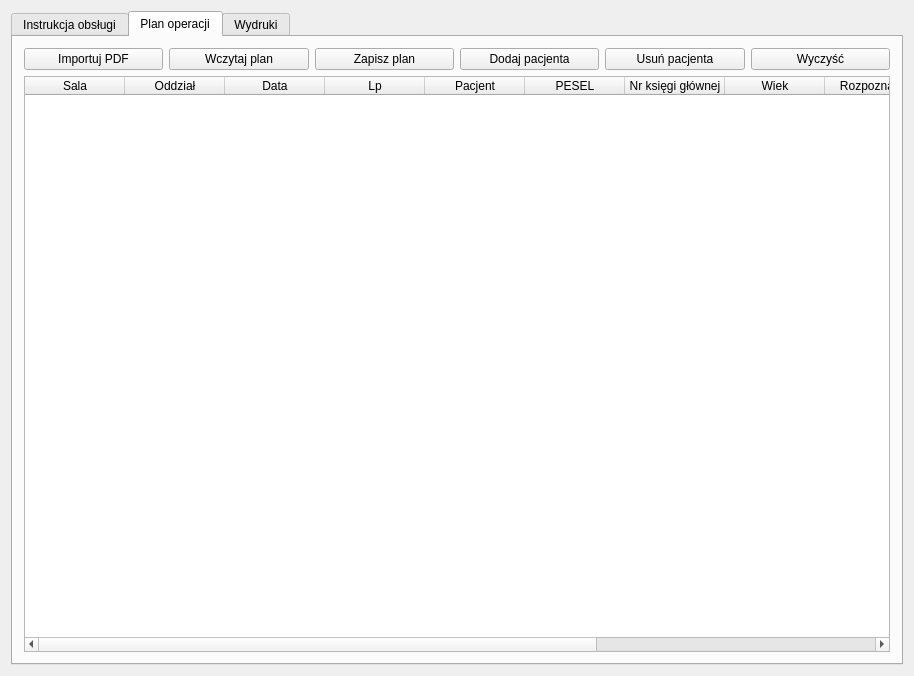
<?xml version="1.0" encoding="UTF-8"?>
<ui version="4.0">
 <class>MainWindow</class>
 <widget class="QMainWindow" name="MainWindow">
  <property name="geometry">
   <rect>
    <x>0</x>
    <y>0</y>
    <width>914</width>
    <height>676</height>
   </rect>
  </property>
  <property name="windowTitle">
   <string>PlanOp2XLS</string>
  </property>
  <widget class="QWidget" name="centralWidget">
   <layout class="QHBoxLayout" name="horizontalLayout">
    <item>
     <widget class="QTabWidget" name="tabWidget">
      <property name="tabPosition">
       <enum>QTabWidget::North</enum>
      </property>
      <property name="tabShape">
       <enum>QTabWidget::Rounded</enum>
      </property>
      <property name="currentIndex">
       <number>1</number>
      </property>
      <widget class="QWidget" name="tab_4">
       <attribute name="title">
        <string>Instrukcja obsługi</string>
       </attribute>
       <layout class="QGridLayout" name="gridLayout">
        <item row="0" column="0">
         <widget class="QTextBrowser" name="witajBrowser">
          <property name="html">
           <string>&lt;!DOCTYPE HTML PUBLIC &quot;-//W3C//DTD HTML 4.0//EN&quot; &quot;http://www.w3.org/TR/REC-html40/strict.dtd&quot;&gt;
&lt;html&gt;&lt;head&gt;&lt;meta name=&quot;qrichtext&quot; content=&quot;1&quot; /&gt;&lt;style type=&quot;text/css&quot;&gt;
p, li { white-space: pre-wrap; }
&lt;/style&gt;&lt;/head&gt;&lt;body style=&quot; font-family:'.SF NS Text'; font-size:13pt; font-weight:400; font-style:normal;&quot;&gt;
&lt;p style=&quot; margin-top:0px; margin-bottom:0px; margin-left:0px; margin-right:0px; -qt-block-indent:0; text-indent:0px;&quot;&gt;&lt;span style=&quot; font-size:18pt; font-weight:600;&quot;&gt;Instrukcja obsługi&lt;/span&gt;&lt;/p&gt;
&lt;p style=&quot;-qt-paragraph-type:empty; margin-top:0px; margin-bottom:0px; margin-left:0px; margin-right:0px; -qt-block-indent:0; text-indent:0px; font-size:18pt; font-weight:600;&quot;&gt;&lt;br /&gt;&lt;/p&gt;
&lt;p style=&quot; margin-top:0px; margin-bottom:0px; margin-left:0px; margin-right:0px; -qt-block-indent:0; text-indent:0px;&quot;&gt;Korzystasz z oprogramowania &lt;a href=&quot;https://github.com/mpasternak/amms-planop2xls&quot;&gt;&lt;span style=&quot; text-decoration: underline; color:#0000ff;&quot;&gt;AMMS-Planop2XLS&lt;/span&gt;&lt;/a&gt; wersja 0.7.1. &lt;/p&gt;
&lt;p style=&quot;-qt-paragraph-type:empty; margin-top:0px; margin-bottom:0px; margin-left:0px; margin-right:0px; -qt-block-indent:0; text-indent:0px;&quot;&gt;&lt;br /&gt;&lt;/p&gt;
&lt;p style=&quot; margin-top:0px; margin-bottom:0px; margin-left:0px; margin-right:0px; -qt-block-indent:0; text-indent:0px;&quot;&gt;Niniejsze oprogramowanie dystrybuowane jest na zasadach &lt;a href=&quot;https://pl.wikipedia.org/wiki/Licencja_MIT&quot;&gt;&lt;span style=&quot; text-decoration: underline; color:#0000ff;&quot;&gt;otwartoźródłowej licencji MIT&lt;/span&gt;&lt;/a&gt;. &lt;/p&gt;
&lt;p style=&quot;-qt-paragraph-type:empty; margin-top:0px; margin-bottom:0px; margin-left:0px; margin-right:0px; -qt-block-indent:0; text-indent:0px;&quot;&gt;&lt;br /&gt;&lt;/p&gt;
&lt;p style=&quot; margin-top:0px; margin-bottom:0px; margin-left:0px; margin-right:0px; -qt-block-indent:0; text-indent:0px;&quot;&gt;1. Skorzystaj z zakładki &amp;quot;&lt;a href=&quot;tab://1&quot;&gt;&lt;span style=&quot; text-decoration: underline; color:#0000ff;&quot;&gt;Plan operacji&lt;/span&gt;&lt;/a&gt;&amp;quot; aby zaimportować dane z PDF z planem operacyjnym. Plan po zaimportowaniu lub wczytaniu dane można edytować - wystarczy kliknąć w komórkę tabeli. &lt;span style=&quot; font-weight:600; text-decoration: underline; color:#ff0000;&quot;&gt;UWAGA: aby poprawnie zaciągnąć dane z AMMS, wybierz opcję drukowania planu operacyjnego i zaznacz &lt;/span&gt;&lt;span style=&quot; font-weight:600; font-style:italic; text-decoration: underline; color:#ff0000;&quot;&gt;wszystkie&lt;/span&gt;&lt;span style=&quot; font-weight:600; text-decoration: underline; color:#ff0000;&quot;&gt; pola typu checkbox (&amp;quot;ptaszki&amp;quot;) w parametrach drukowania. Tak przygotowany plan operacyjny powinien mieć po 10 kolumn na każdą tabelę z salą operacyjną w pliku PDF. &lt;/span&gt;&lt;/p&gt;
&lt;p style=&quot;-qt-paragraph-type:empty; margin-top:0px; margin-bottom:0px; margin-left:0px; margin-right:0px; -qt-block-indent:0; text-indent:0px;&quot;&gt;&lt;br /&gt;&lt;/p&gt;
&lt;p style=&quot; margin-top:0px; margin-bottom:0px; margin-left:0px; margin-right:0px; -qt-block-indent:0; text-indent:0px;&quot;&gt;2. Skorzystaj z zakładki &amp;quot;&lt;a href=&quot;tab://2&quot;&gt;&lt;span style=&quot; text-decoration: underline; color:#0000ff;&quot;&gt;Wydruki&lt;/span&gt;&lt;/a&gt;&amp;quot; aby wygenerować dokumenty w formacie ODT, otwieranym przez &lt;a href=&quot;http://www.libreoffice.org&quot;&gt;&lt;span style=&quot; text-decoration: underline; color:#0000ff;&quot;&gt;LibreOffice&lt;/span&gt;&lt;/a&gt; lub &lt;a href=&quot;https://www.openoffice.org&quot;&gt;&lt;span style=&quot; text-decoration: underline; color:#0000ff;&quot;&gt;OpenOffice&lt;/span&gt;&lt;/a&gt;. Możesz zaznaczyć kilka plików na raz. &lt;/p&gt;
&lt;p style=&quot;-qt-paragraph-type:empty; margin-top:0px; margin-bottom:0px; margin-left:0px; margin-right:0px; -qt-block-indent:0; text-indent:0px;&quot;&gt;&lt;br /&gt;&lt;/p&gt;
&lt;p style=&quot; margin-top:0px; margin-bottom:0px; margin-left:0px; margin-right:0px; -qt-block-indent:0; text-indent:0px;&quot;&gt;Problemy, błędy, utrudnienia, pytania? Zgłoś zapytanie prze &lt;a href=&quot;https://github.com/mpasternak/amms-planop2xls/issues&quot;&gt;&lt;span style=&quot; text-decoration: underline; color:#0000ff;&quot;&gt;issue tracker na GitHub&lt;/span&gt;&lt;/a&gt;. &lt;/p&gt;
&lt;p style=&quot;-qt-paragraph-type:empty; margin-top:0px; margin-bottom:0px; margin-left:0px; margin-right:0px; -qt-block-indent:0; text-indent:0px;&quot;&gt;&lt;br /&gt;&lt;/p&gt;
&lt;p style=&quot; margin-top:0px; margin-bottom:0px; margin-left:0px; margin-right:0px; -qt-block-indent:0; text-indent:0px;&quot;&gt;Jesteś zainteresowany rozwijaniem programu? &lt;a href=&quot;https://github.com/mpasternak/amms-planop2xls&quot;&gt;&lt;span style=&quot; text-decoration: underline; color:#0000ff;&quot;&gt;Zapraszam do zapoznania się z kodem źródłowym&lt;/span&gt;&lt;/a&gt;. &lt;/p&gt;
&lt;p style=&quot;-qt-paragraph-type:empty; margin-top:0px; margin-bottom:0px; margin-left:0px; margin-right:0px; -qt-block-indent:0; text-indent:0px;&quot;&gt;&lt;br /&gt;&lt;/p&gt;
&lt;p style=&quot; margin-top:0px; margin-bottom:0px; margin-left:0px; margin-right:0px; -qt-block-indent:0; text-indent:0px;&quot;&gt;&lt;span style=&quot; font-size:18pt; font-weight:600;&quot;&gt;Licencja MIT&lt;/span&gt;&lt;/p&gt;
&lt;p style=&quot; margin-top:0px; margin-bottom:0px; margin-left:0px; margin-right:0px; -qt-block-indent:0; text-indent:0px;&quot;&gt;&lt;span style=&quot; font-family:'Menlo'; color:#000000;&quot;&gt;&lt;br /&gt;&lt;/span&gt;&lt;span style=&quot; font-family:'Menlo'; color:#000000; background-color:#ffffff;&quot;&gt;Copyright (c) 2017, Michał Pasternak&lt;/span&gt;&lt;span style=&quot; font-family:'Menlo'; color:#000000;&quot;&gt;&lt;br /&gt;&lt;br /&gt;Niniejszym gwarantuje się, bez opłat, że każda osoba która wejdzie w posiadanie kopii tego oprogramowania i związanych z nim plików dokumentacji (dalej „Oprogramowanie”) może wprowadzać do obrotu Oprogramowanie bez żadnych ograniczeń, w tym bez ograniczeń prawa do użytkowania, kopiowania, modyfikowania, łączenia, publikowania, dystrybuowania, sublicencjonowania i/lub sprzedaży kopii Oprogramowania a także zezwalania osobie, której Oprogramowanie zostało dostarczone czynienia tego samego, z zastrzeżeniem następujących warunków:&lt;br /&gt;&lt;br /&gt;Powyższa nota zastrzegająca prawa autorskie oraz niniejsza nota zezwalająca muszą zostać włączone do wszystkich kopii lub istotnych części Oprogramowania.&lt;br /&gt;&lt;br /&gt;&lt;/span&gt;&lt;span style=&quot; font-family:'Menlo'; font-weight:600; color:#000000;&quot;&gt;OPROGRAMOWANIE JEST DOSTARCZONE TAKIM, JAKIE JEST, BEZ JAKIEJKOLWIEK GWARANCJI, WYRAŹNEJ LUB DOROZUMIANEJ, NIE WYŁĄCZAJĄC GWARANCJI PRZYDATNOŚCI HANDLOWEJ LUB PRZYDATNOŚCI DO OKREŚLONYCH CELÓW A TAKŻE BRAKU WAD PRAWNYCH. W ŻADNYM PRZYPADKU TWÓRCA LUB POSIADACZ PRAW AUTORSKICH NIE MOŻE PONOSIĆ ODPOWIEDZIALNOŚCI Z TYTUŁU ROSZCZEŃ LUB WYRZĄDZONEJ SZKODY A TAKŻE ŻADNEJ INNEJ ODPOWIEDZIALNOŚCI CZY TO WYNIKAJĄCEJ Z UMOWY, DELIKTU, CZY JAKIEJKOLWIEK INNEJ PODSTAWY POWSTAŁEJ W ZWIĄZKU Z OPROGRAMOWANIEM LUB UŻYTKOWANIEM GO LUB WPROWADZANIEM GO DO OBROTU.&lt;/span&gt;&lt;/p&gt;&lt;/body&gt;&lt;/html&gt;</string>
          </property>
         </widget>
        </item>
       </layout>
      </widget>
      <widget class="QWidget" name="tab">
       <attribute name="title">
        <string>Plan operacji</string>
       </attribute>
       <layout class="QVBoxLayout" name="verticalLayout">
        <item>
         <layout class="QHBoxLayout" name="horizontalLayout_2">
          <item>
           <widget class="QPushButton" name="importujPDFButton">
            <property name="sizePolicy">
             <sizepolicy hsizetype="Minimum" vsizetype="Minimum">
              <horstretch>0</horstretch>
              <verstretch>0</verstretch>
             </sizepolicy>
            </property>
            <property name="text">
             <string>Importuj PDF</string>
            </property>
            <property name="icon">
             <iconset theme="document-new">
              <normaloff>.</normaloff>.</iconset>
            </property>
            <property name="shortcut">
             <string>Meta+I</string>
            </property>
           </widget>
          </item>
          <item>
           <widget class="QPushButton" name="wczytajXLSButton">
            <property name="text">
             <string>Wczytaj plan</string>
            </property>
            <property name="icon">
             <iconset theme="document-open">
              <normaloff>.</normaloff>.</iconset>
            </property>
            <property name="shortcut">
             <string>Meta+O</string>
            </property>
           </widget>
          </item>
          <item>
           <widget class="QPushButton" name="zapiszXLSButton">
            <property name="sizePolicy">
             <sizepolicy hsizetype="Minimum" vsizetype="Minimum">
              <horstretch>0</horstretch>
              <verstretch>0</verstretch>
             </sizepolicy>
            </property>
            <property name="text">
             <string>Zapisz plan</string>
            </property>
            <property name="icon">
             <iconset theme="document-save">
              <normaloff>.</normaloff>.</iconset>
            </property>
            <property name="shortcut">
             <string>Meta+S</string>
            </property>
           </widget>
          </item>
          <item>
           <widget class="QPushButton" name="dodajPacjentaButton">
            <property name="text">
             <string>Dodaj pacjenta</string>
            </property>
           </widget>
          </item>
          <item>
           <widget class="QPushButton" name="usunPacjentaButton">
            <property name="text">
             <string>Usuń pacjenta</string>
            </property>
           </widget>
          </item>
          <item>
           <widget class="QPushButton" name="wyczyscPacjentowButton">
            <property name="text">
             <string>Wyczyść</string>
            </property>
           </widget>
          </item>
         </layout>
        </item>
        <item>
         <widget class="QTableWidget" name="danePacjentowTable">
          <property name="selectionMode">
           <enum>QAbstractItemView::SingleSelection</enum>
          </property>
          <property name="selectionBehavior">
           <enum>QAbstractItemView::SelectRows</enum>
          </property>
          <column>
           <property name="text">
            <string>Sala</string>
           </property>
          </column>
          <column>
           <property name="text">
            <string>Oddział</string>
           </property>
          </column>
          <column>
           <property name="text">
            <string>Data</string>
           </property>
          </column>
          <column>
           <property name="text">
            <string>Lp</string>
           </property>
          </column>
          <column>
           <property name="text">
            <string>Pacjent</string>
           </property>
          </column>
          <column>
           <property name="text">
            <string>PESEL</string>
           </property>
          </column>
          <column>
           <property name="text">
            <string>Nr księgi głównej</string>
           </property>
          </column>
          <column>
           <property name="text">
            <string>Wiek</string>
           </property>
          </column>
          <column>
           <property name="text">
            <string>Rozpoznanie</string>
           </property>
          </column>
          <column>
           <property name="text">
            <string>Personel</string>
           </property>
          </column>
          <column>
           <property name="text">
            <string>Zabieg</string>
           </property>
          </column>
          <column>
           <property name="text">
            <string>Znieczulenie</string>
           </property>
          </column>
         </widget>
        </item>
       </layout>
      </widget>
      <widget class="QWidget" name="tab_3">
       <attribute name="title">
        <string>Wydruki</string>
       </attribute>
       <layout class="QVBoxLayout" name="verticalLayout_2">
        <item>
         <layout class="QHBoxLayout" name="horizontalLayout_5">
          <item>
           <widget class="QPushButton" name="generujWydrukiButton">
            <property name="text">
             <string>Generuj wydruki</string>
            </property>
           </widget>
          </item>
          <item>
           <widget class="QPushButton" name="otworzTemplatkeButton">
            <property name="text">
             <string>Otwórz templatkę</string>
            </property>
           </widget>
          </item>
          <item>
           <widget class="QPushButton" name="otworzKatalogButton">
            <property name="text">
             <string>Otwórz katalog</string>
            </property>
           </widget>
          </item>
         </layout>
        </item>
        <item>
         <widget class="QTableView" name="templatkiTable"/>
        </item>
       </layout>
      </widget>
     </widget>
    </item>
   </layout>
  </widget>
  <action name="actionO_programie">
   <property name="text">
    <string>O programie</string>
   </property>
  </action>
  <action name="actionWyj_cie">
   <property name="text">
    <string>Wyjście</string>
   </property>
  </action>
 </widget>
 <layoutdefault spacing="6" margin="11"/>
 <resources/>
 <connections/>
</ui>
